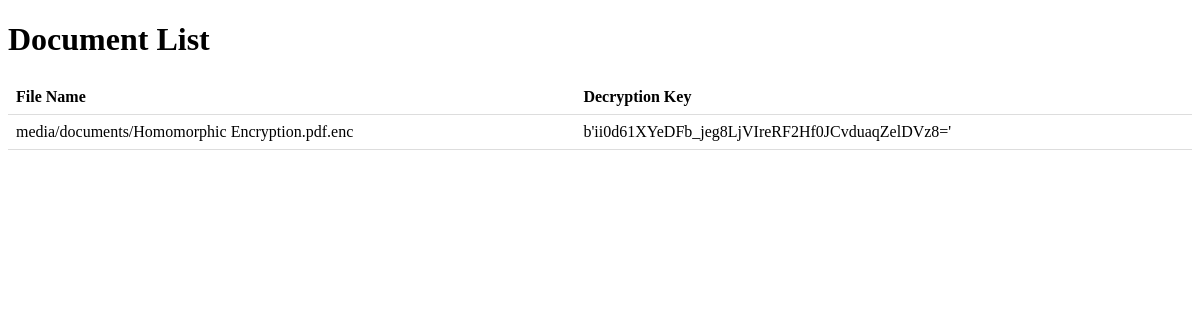
/owner/documentList/ (signed in), run on an earlier commit of the app's database.
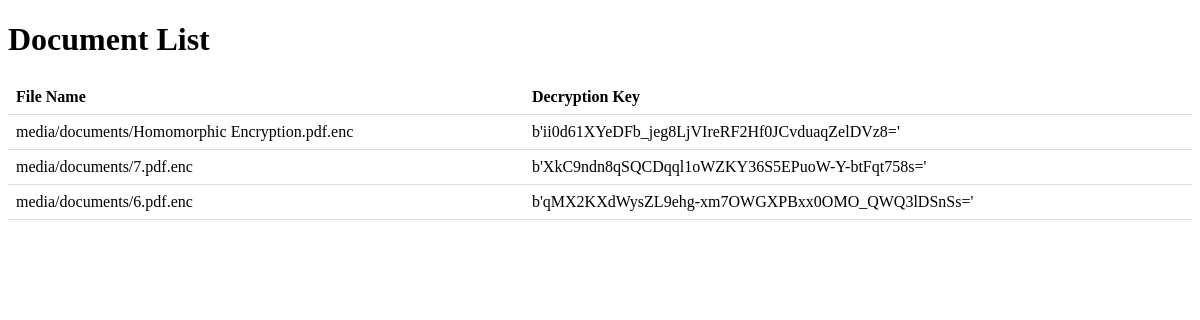
And on a later commit of the database.
### Owner/models.py (models this page shows, shortened)
class Document(models.Model):
    owner = models.ForeignKey(User, on_delete=models.CASCADE)
    file = models.FileField(upload_to='documents/')
    key = models.CharField(max_length=200,default='')

### Owner/views.py (the view)
# urls.py: path('documentList/', views.document_list),
def document_list(request):
    documents = Document.objects.filter(owner=request.user)
    return render(request, 'document_list.html', {'documents': documents})

### Templates/document_list.html (shortened to what this page needs)
<!DOCTYPE html>
<html>
<head>
</head>
<body>
    <h1>Document List</h1>
    {% if documents %}
        <table>
            <tr>
                <th>File Name</th>
                <th>Decryption Key</th>
            </tr>
            {% for document in documents %}
                <tr>
                    <td>{{ document.file.name }}</td>
                    <td>{{ document.key }}</td>
                </tr>
            {% endfor %}
        </table>
    {% else %}
        <p>No documents available.</p>
    {% endif %}
</body>
</html>

### Templates/document_list.html (style rules this page uses)
table { border-collapse: collapse; width: 100%; }
th, td { text-align: left; padding: 8px; border-bottom: 1px solid #ddd; }

What changed in the data, as far as the page shows it:
added Document: file.name "media/documents/7.pdf.enc", key "b'XkC9ndn8qSQCDqql1oWZKY36S5EPuoW-Y-btFqt758s='"
added Document: file.name "media/documents/6.pdf.enc", key "b'qMX2KXdWysZL9ehg-xm7OWGXPBxx0OMO_QWQ3lDSnSs='"
